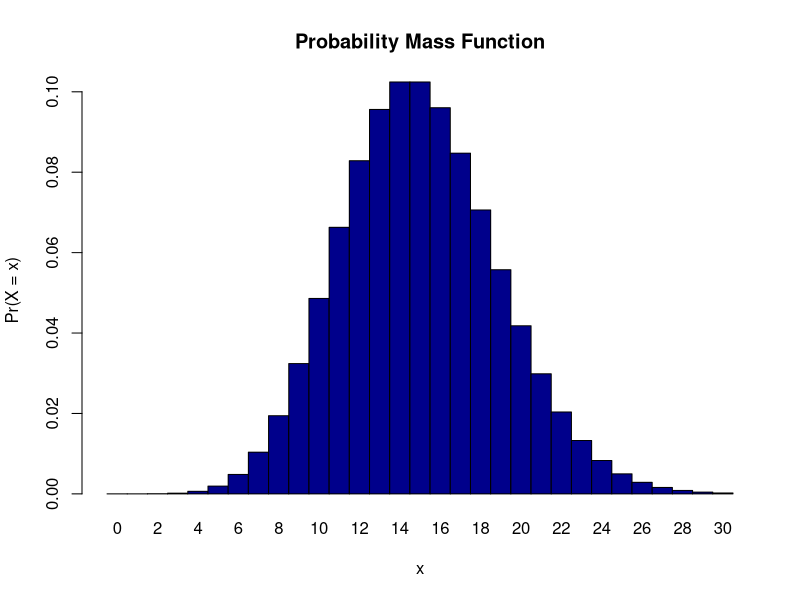
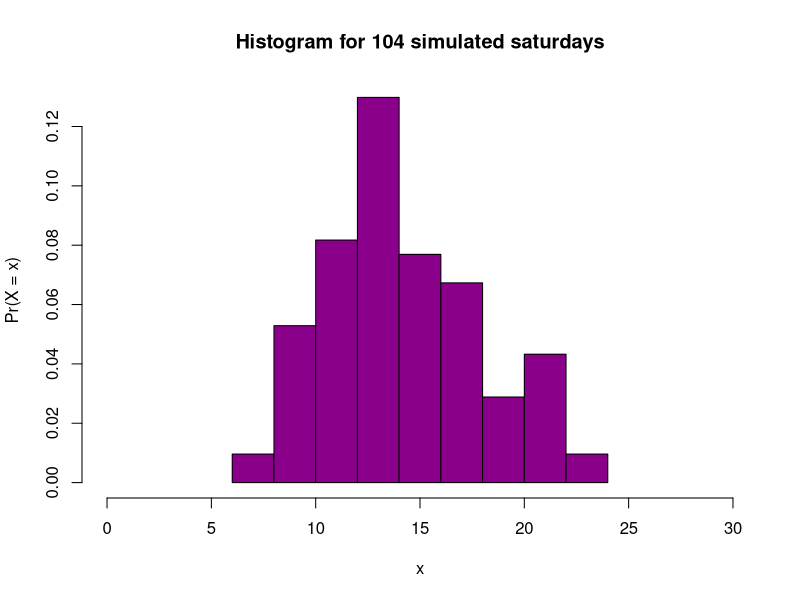

These figures' R source, in order:
## ---- chunk 1
knitr::opts_chunk$set(echo = TRUE)
## ---- chunk 2
ppois(8, lambda = 15, lower = FALSE)
## ---- chunk 3
ppois(0, lambda = 15)
## ---- chunk 4
dpois(3, lambda = 15)
## ---- chunk 5
x <- 0:30
l = 15
probset <- dpois(x = x, lambda = l)
barplot(probset, names.arg = x, space = 0, xlab = "x", ylab = "Pr(X = x)", main = "Probability Mass Function", col = "darkblue")
## ---- chunk 6
set.seed(2)

monkeys <- data.frame('data' = rpois(104, 15))

hist(monkeys$data,
main="Histogram for 104 simulated saturdays",
xlab="x",
ylab = "Pr(X = x)",
xlim=c(0,30),
col="darkmagenta",
freq=FALSE
)
